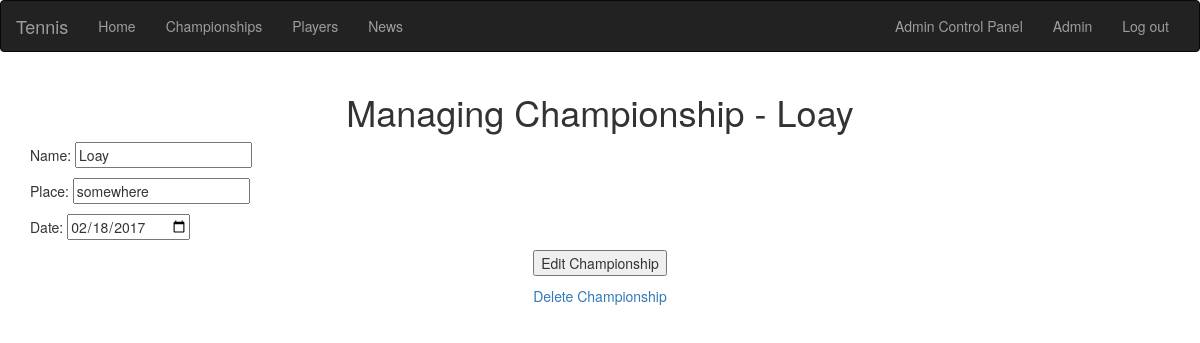
The page /acp/managechamp/1 (signed in) on the database as committed earlier.
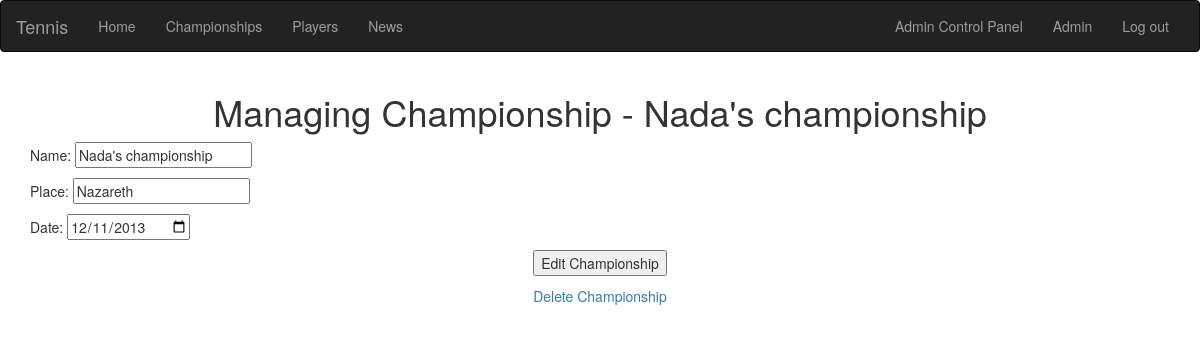
The same page on the database as committed later.
### database_setup.py (models this page shows)
class Championship(Base):
    __tablename__='championship'
    id=Column(Integer, primary_key=True)
    name=Column(String(255))
    date=Column(Date)
    place=Column(String)

### web_app.py (the view, shortened to what this page needs)
@app.route('/acp/managechamp/<int:id>', methods=['POST', 'GET'])
def ManageChampionship(id):
	if login_session is None:
		flash("You must be logged in to do this.")
		return redirect(url_for('login'))
	user=dbsession.query(User).filter_by(id=login_session['id']).first()
	if (not user.admin):
		flash("You are not authorized to do this.")
	championship=dbsession.query(Championship).filter_by(id=id).first()
	if championship is None:
		flash("Championship was not found.")
		return redirect(url_for('ManageChampionships'))
	if request.method=='GET':
		return render_template('ManageChampionship.html', championship=championship)

### templates/ManageChampionship.html (shortened to what this page needs)
{% extends "layout.html" %}
{% block body %}
<center><h1>Managing Championship - {{championship.name}}</h1></center>
<form action="{{ url_for('ManageChampionship', id=championship.id) }}" method="post">
<p>Name: <input type="text" name="name" value="{{championship.name}}"></p>
<p>Place: <input type="text" name="place" value="{{championship.place}}"></p>
<p>Date: <input type="date" name="date" value="{{championship.date}}"></p>
<p><center><input type="submit" value="Edit Championship"></center></p>
</form>
<p><center><a href="{{ url_for('DeleteChampionship', id=championship.id) }}">Delete Championship</a></center></p>
{% endblock %}

Rows that differ between the two databases and show on the page:
changed Championship: name "Loay" → "Nada's championship"; place "somewhere" → "Nazareth"; date "02/18/2017" → "12/11/2013"
